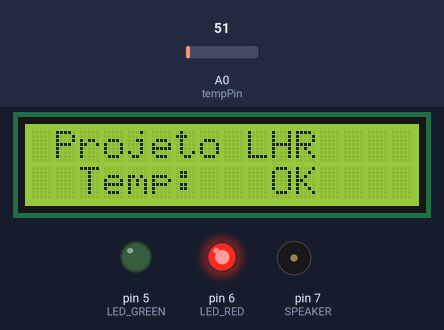
The sketch below on a simulated Arduino Uno, built with avr-gcc and run on an emulated ATmega328P. Parts: 16×2 character LCD, output pins drawn as LEDs (lit = HIGH), buzzer (waves = sounding). The test bench sets the inputs (shaded band); at power-on: A0 (tempPin) = 51.

Above: at 2.2 s.
2.3 s: A0 (tempPin) set to 56
At 3.8 s:
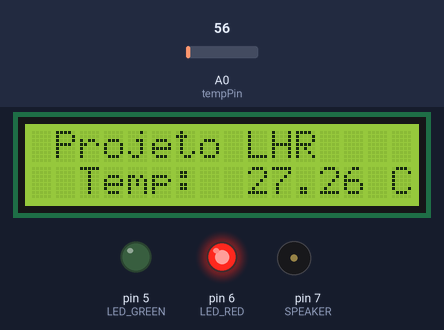
5.4 s: A0 (tempPin) set to 61
At 6.0 s:
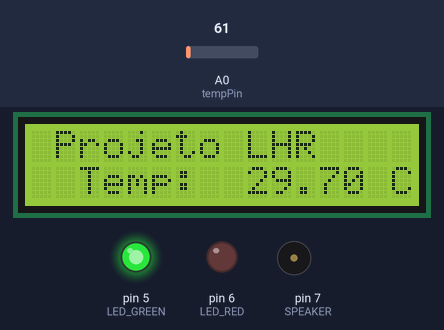
7.1 s: A0 (tempPin) set to 71
At 8.3 s:
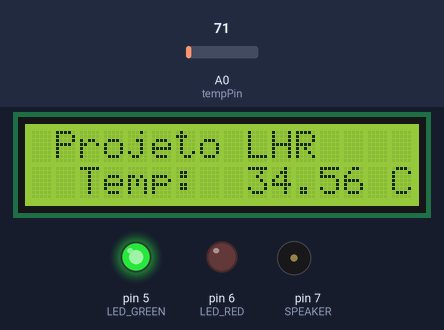
Timing chart, 0 to 15.4 s (numbered marks = the images above; inputs shaded):
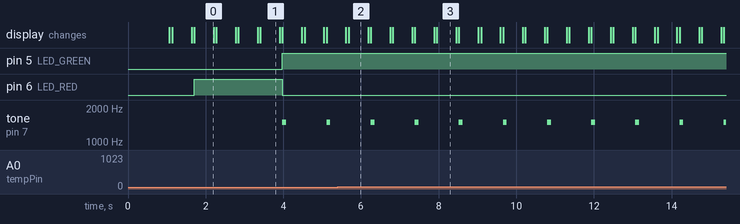

Measured:
- the behaviour switches between 53 and 54 on A0 (tempPin) (found by bisection; images 0 and 1)
- after the input at 2.3 s, pin 5 (LED_GREEN): LOW → HIGH after 1.7 s; pin 6 (LED_RED): HIGH → LOW after 1.7 s; tone on pin 7 (SPEAKER): alternates 1500 Hz for 0.10 s and silent for 1.0 s, starting after 1.7 s
- what the display in image 0 shows lasts 0.5 s, from 1.7 s to 2.2 s

The sketch:

source.ino
```cpp
/*
Projeto - Temômetro LCD com sensor LM35, LED e Alarme
*/
#include <LiquidCrystal.h>

// Variaveis
int tempPin = 0;       // Declaração do pino de entrada analógica 0 (A0) no Arduino
float mAmostra[8];     // matriz para armazenar oito amostras para o cálculo da temperatura média
float temperatura = 0;
const int SPEAKER =  7;
const int LED_RED = 6;
const int LED_GREEN = 5;
LiquidCrystal lcd(13, 12, 11, 10, 9, 8);
const float TEMP_MAX = 26.00;

void cabecalho()
{
  lcd.clear();
  lcd.begin(16, 2);        // Inicia e configura o número de linhas e colunas do LCD
  lcd.setCursor(1, 0);     // Seta posição do cursor (coluna, linha) do LCD
  lcd.print("Projeto LHR");
  lcd.setCursor(1, 1);     // seta posição do cursor LCD
  lcd.print(" Temp: ");    // imprime no LCD
  lcd.setCursor(9, 1);     // seta posição do cursor LCD
}
void setup() {
  // put your setup code here, to run once:
  Serial.begin(9600);            // inicia comunicação serial
  cabecalho();
  pinMode(SPEAKER, OUTPUT);
  pinMode(LED_RED, OUTPUT);
  pinMode(LED_GREEN, OUTPUT);
  digitalWrite(LED_RED, LOW);
  digitalWrite(LED_GREEN, LOW);
  digitalWrite(SPEAKER, LOW);
  delay(1000);
}

void loop() {
    cabecalho();
    temperatura = (5 * analogRead(tempPin) * 99.6) / 1023.0;
    lcd.print(temperatura); // imprime a temperatura no LCD
    lcd.print(" C");        // imprime caractere C
    delay(500);
    if(temperatura < TEMP_MAX)
    {
        cabecalho();
        digitalWrite(LED_RED, HIGH);
        digitalWrite(LED_GREEN, LOW);
        noTone(SPEAKER);
        lcd.print(" OK "); // imprime no LCD
    }
    else
    {
        cabecalho();
        digitalWrite(LED_RED, LOW);
        digitalWrite(LED_GREEN, HIGH);
        tone(SPEAKER, 1500, 100);
        lcd.print(" NOK ");   // imprime no LCD
    }
    delay(500);
}
```
